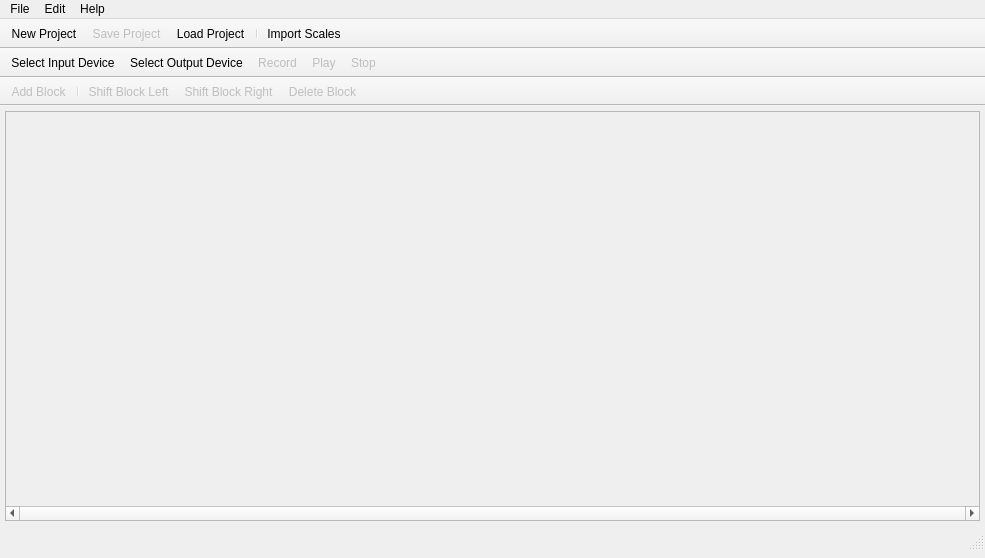
<?xml version="1.0" encoding="UTF-8"?>
<ui version="4.0">
 <class>MainWindow</class>
 <widget class="QMainWindow" name="MainWindow">
  <property name="geometry">
   <rect>
    <x>0</x>
    <y>0</y>
    <width>985</width>
    <height>558</height>
   </rect>
  </property>
  <property name="windowTitle">
   <string>MainWindow</string>
  </property>
  <property name="windowIcon">
   <iconset resource="../resources/images.qrc">
    <normaloff>:/icons/logo.png</normaloff>:/icons/logo.png</iconset>
  </property>
  <widget class="QWidget" name="centralWidget">
   <layout class="QVBoxLayout" name="verticalLayout" stretch="0,0">
    <property name="leftMargin">
     <number>5</number>
    </property>
    <property name="topMargin">
     <number>5</number>
    </property>
    <property name="rightMargin">
     <number>5</number>
    </property>
    <property name="bottomMargin">
     <number>5</number>
    </property>
    <item>
     <widget class="QScrollArea" name="blockScrollArea">
      <property name="acceptDrops">
       <bool>false</bool>
      </property>
      <property name="verticalScrollBarPolicy">
       <enum>Qt::ScrollBarAlwaysOff</enum>
      </property>
      <property name="horizontalScrollBarPolicy">
       <enum>Qt::ScrollBarAlwaysOn</enum>
      </property>
      <property name="widgetResizable">
       <bool>true</bool>
      </property>
      <widget class="QWidget" name="scrollAreaWidgetContents">
       <property name="geometry">
        <rect>
         <x>0</x>
         <y>0</y>
         <width>973</width>
         <height>382</height>
        </rect>
       </property>
      </widget>
     </widget>
    </item>
    <item>
     <layout class="QHBoxLayout" name="keyboardPanel"/>
    </item>
   </layout>
  </widget>
  <widget class="QMenuBar" name="menuBar">
   <property name="geometry">
    <rect>
     <x>0</x>
     <y>0</y>
     <width>985</width>
     <height>21</height>
    </rect>
   </property>
   <widget class="QMenu" name="menuFile">
    <property name="title">
     <string>File</string>
    </property>
    <addaction name="actionNewProject"/>
    <addaction name="actionSaveProject"/>
    <addaction name="actionSaveProjectAs"/>
    <addaction name="actionLoadProject"/>
    <addaction name="separator"/>
    <addaction name="actionSelectInput"/>
    <addaction name="actionSelectOutput"/>
    <addaction name="separator"/>
    <addaction name="actionImportScales"/>
    <addaction name="separator"/>
    <addaction name="actionQuit"/>
   </widget>
   <widget class="QMenu" name="menuEdit">
    <property name="title">
     <string>Edit</string>
    </property>
    <addaction name="separator"/>
    <addaction name="actionDelete"/>
    <addaction name="actionShiftBlockLeft"/>
    <addaction name="actionShiftBlockRight"/>
    <addaction name="separator"/>
   </widget>
   <widget class="QMenu" name="menuHelp">
    <property name="title">
     <string>Help</string>
    </property>
    <addaction name="actionAbout"/>
   </widget>
   <addaction name="menuFile"/>
   <addaction name="menuEdit"/>
   <addaction name="menuHelp"/>
  </widget>
  <widget class="QToolBar" name="mainToolBar">
   <property name="enabled">
    <bool>true</bool>
   </property>
   <property name="sizePolicy">
    <sizepolicy hsizetype="Preferred" vsizetype="Fixed">
     <horstretch>0</horstretch>
     <verstretch>0</verstretch>
    </sizepolicy>
   </property>
   <property name="contextMenuPolicy">
    <enum>Qt::PreventContextMenu</enum>
   </property>
   <property name="movable">
    <bool>false</bool>
   </property>
   <property name="iconSize">
    <size>
     <width>20</width>
     <height>20</height>
    </size>
   </property>
   <property name="floatable">
    <bool>false</bool>
   </property>
   <attribute name="toolBarArea">
    <enum>TopToolBarArea</enum>
   </attribute>
   <attribute name="toolBarBreak">
    <bool>false</bool>
   </attribute>
   <addaction name="actionNewProject"/>
   <addaction name="actionSaveProject"/>
   <addaction name="actionLoadProject"/>
   <addaction name="separator"/>
   <addaction name="actionImportScales"/>
  </widget>
  <widget class="QStatusBar" name="statusBar">
   <property name="font">
    <font>
     <pointsize>9</pointsize>
     <weight>75</weight>
     <bold>true</bold>
    </font>
   </property>
   <property name="styleSheet">
    <string notr="true">color: rgb(255, 0, 0); padding-left: 10px; padding-bottom: 10px;</string>
   </property>
  </widget>
  <widget class="QToolBar" name="ioToolBar">
   <property name="maximumSize">
    <size>
     <width>16777215</width>
     <height>30</height>
    </size>
   </property>
   <property name="windowTitle">
    <string>toolBar</string>
   </property>
   <property name="movable">
    <bool>false</bool>
   </property>
   <property name="floatable">
    <bool>false</bool>
   </property>
   <attribute name="toolBarArea">
    <enum>TopToolBarArea</enum>
   </attribute>
   <attribute name="toolBarBreak">
    <bool>true</bool>
   </attribute>
   <addaction name="actionSelectInput"/>
   <addaction name="actionSelectOutput"/>
   <addaction name="actionRecord"/>
   <addaction name="actionPlay"/>
   <addaction name="actionStop"/>
  </widget>
  <widget class="QToolBar" name="blockToolBar">
   <property name="maximumSize">
    <size>
     <width>16777215</width>
     <height>30</height>
    </size>
   </property>
   <property name="windowTitle">
    <string>toolBar</string>
   </property>
   <property name="movable">
    <bool>false</bool>
   </property>
   <property name="floatable">
    <bool>false</bool>
   </property>
   <attribute name="toolBarArea">
    <enum>TopToolBarArea</enum>
   </attribute>
   <attribute name="toolBarBreak">
    <bool>true</bool>
   </attribute>
   <addaction name="actionAddBlock"/>
   <addaction name="separator"/>
   <addaction name="actionShiftBlockLeft"/>
   <addaction name="actionShiftBlockRight"/>
   <addaction name="actionDelete"/>
  </widget>
  <action name="actionNewProject">
   <property name="checkable">
    <bool>false</bool>
   </property>
   <property name="icon">
    <iconset resource="../resources/images.qrc">
     <normaloff>:/icons/Add File-26.png</normaloff>:/icons/Add File-26.png</iconset>
   </property>
   <property name="text">
    <string>New Project</string>
   </property>
   <property name="toolTip">
    <string>Create a new MIDIBlocks project.</string>
   </property>
   <property name="shortcut">
    <string>Ctrl+N</string>
   </property>
  </action>
  <action name="actionSaveProject">
   <property name="enabled">
    <bool>false</bool>
   </property>
   <property name="icon">
    <iconset resource="../resources/images.qrc">
     <normaloff>:/icons/Save-26.png</normaloff>
     <normalon>:/icons/save.png</normalon>:/icons/Save-26.png</iconset>
   </property>
   <property name="text">
    <string>Save Project</string>
   </property>
   <property name="toolTip">
    <string>Save the current MIDIBlocks project.</string>
   </property>
   <property name="shortcut">
    <string>Ctrl+S</string>
   </property>
  </action>
  <action name="actionSaveProjectAs">
   <property name="text">
    <string>Save Project As...</string>
   </property>
  </action>
  <action name="actionLoadProject">
   <property name="icon">
    <iconset resource="../resources/images.qrc">
     <normaloff>:/icons/Open Folder-26.png</normaloff>
     <normalon>:/icons/folder_open.png</normalon>:/icons/Open Folder-26.png</iconset>
   </property>
   <property name="text">
    <string>Load Project</string>
   </property>
   <property name="toolTip">
    <string>Load a MIDIBlocks project.</string>
   </property>
   <property name="shortcut">
    <string>Ctrl+O</string>
   </property>
  </action>
  <action name="actionQuit">
   <property name="text">
    <string>Quit MIDIBlocks</string>
   </property>
  </action>
  <action name="actionAbout">
   <property name="text">
    <string>About MIDIBlocks</string>
   </property>
  </action>
  <action name="actionDelete">
   <property name="checkable">
    <bool>false</bool>
   </property>
   <property name="checked">
    <bool>false</bool>
   </property>
   <property name="enabled">
    <bool>false</bool>
   </property>
   <property name="icon">
    <iconset resource="../resources/images.qrc">
     <normaloff>:/icons/Delete-26.png</normaloff>
     <normalon>:/icons/delete.png</normalon>:/icons/Delete-26.png</iconset>
   </property>
   <property name="text">
    <string>Delete Block</string>
   </property>
   <property name="toolTip">
    <string>Delete Block</string>
   </property>
   <property name="shortcut">
    <string>Del</string>
   </property>
  </action>
  <action name="actionShiftBlockLeft">
   <property name="enabled">
    <bool>false</bool>
   </property>
   <property name="icon">
    <iconset resource="../resources/images.qrc">
     <normaloff>:/icons/Left Arrow-26.png</normaloff>:/icons/Left Arrow-26.png</iconset>
   </property>
   <property name="text">
    <string>Shift Block Left</string>
   </property>
   <property name="toolTip">
    <string>Shift Block Left</string>
   </property>
  </action>
  <action name="actionShiftBlockRight">
   <property name="enabled">
    <bool>false</bool>
   </property>
   <property name="icon">
    <iconset resource="../resources/images.qrc">
     <normaloff>:/icons/Right Arrow-26.png</normaloff>:/icons/Right Arrow-26.png</iconset>
   </property>
   <property name="text">
    <string>Shift Block Right</string>
   </property>
   <property name="toolTip">
    <string>Shift Block Right</string>
   </property>
  </action>
  <action name="actionImportScales">
   <property name="icon">
    <iconset resource="../resources/images.qrc">
     <normaloff>:/icons/More-24.png</normaloff>:/icons/More-24.png</iconset>
   </property>
   <property name="text">
    <string>Import Scales</string>
   </property>
   <property name="toolTip">
    <string>Import Scales from CSV</string>
   </property>
  </action>
  <action name="actionAddBlock">
   <property name="enabled">
    <bool>false</bool>
   </property>
   <property name="icon">
    <iconset resource="../resources/images.qrc">
     <normaloff>:/icons/Plus Math-26.png</normaloff>:/icons/Plus Math-26.png</iconset>
   </property>
   <property name="text">
    <string>Add Block</string>
   </property>
   <property name="toolTip">
    <string>Add Processing Block</string>
   </property>
  </action>
  <action name="actionSelectOutput">
   <property name="icon">
    <iconset resource="../resources/images.qrc">
     <normaloff>:/icons/More-24.png</normaloff>:/icons/More-24.png</iconset>
   </property>
   <property name="text">
    <string>Select Output Device</string>
   </property>
  </action>
  <action name="actionPlay">
   <property name="enabled">
    <bool>false</bool>
   </property>
   <property name="icon">
    <iconset resource="../resources/images.qrc">
     <normaloff>:/icons/Play-26.png</normaloff>:/icons/Play-26.png</iconset>
   </property>
   <property name="text">
    <string>Play</string>
   </property>
   <property name="toolTip">
    <string>Play</string>
   </property>
  </action>
  <action name="actionStop">
   <property name="enabled">
    <bool>false</bool>
   </property>
   <property name="icon">
    <iconset resource="../resources/images.qrc">
     <normaloff>:/icons/Stop-26.png</normaloff>:/icons/Stop-26.png</iconset>
   </property>
   <property name="text">
    <string>Stop</string>
   </property>
   <property name="toolTip">
    <string>Stop</string>
   </property>
  </action>
  <action name="actionRecord">
   <property name="enabled">
    <bool>false</bool>
   </property>
   <property name="icon">
    <iconset resource="../resources/images.qrc">
     <normaloff>:/icons/Record-24.png</normaloff>:/icons/Record-24.png</iconset>
   </property>
   <property name="text">
    <string>Record</string>
   </property>
  </action>
  <action name="actionSelectInput">
   <property name="icon">
    <iconset resource="../resources/images.qrc">
     <normaloff>:/icons/More-24.png</normaloff>:/icons/More-24.png</iconset>
   </property>
   <property name="text">
    <string>Select Input Device</string>
   </property>
   <property name="toolTip">
    <string>Select Input Device</string>
   </property>
  </action>
  <action name="actionApplyChanges">
   <property name="enabled">
    <bool>true</bool>
   </property>
   <property name="icon">
    <iconset resource="../resources/images.qrc">
     <normaloff>:/icons/Checkmark-26.png</normaloff>:/icons/Checkmark-26.png</iconset>
   </property>
   <property name="text">
    <string>Apply Changes</string>
   </property>
   <property name="toolTip">
    <string>Apply Changes</string>
   </property>
  </action>
 </widget>
 <layoutdefault spacing="6" margin="11"/>
 <resources>
  <include location="../resources/images.qrc"/>
 </resources>
 <connections>
  <connection>
   <sender>actionQuit</sender>
   <signal>triggered()</signal>
   <receiver>MainWindow</receiver>
   <slot>close()</slot>
   <hints>
    <hint type="sourcelabel">
     <x>-1</x>
     <y>-1</y>
    </hint>
    <hint type="destinationlabel">
     <x>437</x>
     <y>242</y>
    </hint>
   </hints>
  </connection>
  <connection>
   <sender>actionLoadProject</sender>
   <signal>triggered()</signal>
   <receiver>MainWindow</receiver>
   <slot>loadProj()</slot>
   <hints>
    <hint type="sourcelabel">
     <x>-1</x>
     <y>-1</y>
    </hint>
    <hint type="destinationlabel">
     <x>437</x>
     <y>242</y>
    </hint>
   </hints>
  </connection>
  <connection>
   <sender>actionAbout</sender>
   <signal>triggered()</signal>
   <receiver>MainWindow</receiver>
   <slot>about()</slot>
   <hints>
    <hint type="sourcelabel">
     <x>-1</x>
     <y>-1</y>
    </hint>
    <hint type="destinationlabel">
     <x>500</x>
     <y>245</y>
    </hint>
   </hints>
  </connection>
  <connection>
   <sender>actionSaveProject</sender>
   <signal>triggered()</signal>
   <receiver>MainWindow</receiver>
   <slot>saveProj()</slot>
   <hints>
    <hint type="sourcelabel">
     <x>-1</x>
     <y>-1</y>
    </hint>
    <hint type="destinationlabel">
     <x>500</x>
     <y>245</y>
    </hint>
   </hints>
  </connection>
  <connection>
   <sender>actionSaveProjectAs</sender>
   <signal>triggered()</signal>
   <receiver>MainWindow</receiver>
   <slot>saveProjAs()</slot>
   <hints>
    <hint type="sourcelabel">
     <x>-1</x>
     <y>-1</y>
    </hint>
    <hint type="destinationlabel">
     <x>500</x>
     <y>245</y>
    </hint>
   </hints>
  </connection>
  <connection>
   <sender>actionSelectOutput</sender>
   <signal>triggered()</signal>
   <receiver>MainWindow</receiver>
   <slot>selectOutput()</slot>
   <hints>
    <hint type="sourcelabel">
     <x>-1</x>
     <y>-1</y>
    </hint>
    <hint type="destinationlabel">
     <x>500</x>
     <y>245</y>
    </hint>
   </hints>
  </connection>
  <connection>
   <sender>actionSelectInput</sender>
   <signal>triggered()</signal>
   <receiver>MainWindow</receiver>
   <slot>selectInput()</slot>
   <hints>
    <hint type="sourcelabel">
     <x>-1</x>
     <y>-1</y>
    </hint>
    <hint type="destinationlabel">
     <x>492</x>
     <y>252</y>
    </hint>
   </hints>
  </connection>
  <connection>
   <sender>actionPlay</sender>
   <signal>triggered()</signal>
   <receiver>MainWindow</receiver>
   <slot>play()</slot>
   <hints>
    <hint type="sourcelabel">
     <x>-1</x>
     <y>-1</y>
    </hint>
    <hint type="destinationlabel">
     <x>492</x>
     <y>252</y>
    </hint>
   </hints>
  </connection>
  <connection>
   <sender>actionRecord</sender>
   <signal>triggered()</signal>
   <receiver>MainWindow</receiver>
   <slot>record()</slot>
   <hints>
    <hint type="sourcelabel">
     <x>-1</x>
     <y>-1</y>
    </hint>
    <hint type="destinationlabel">
     <x>492</x>
     <y>252</y>
    </hint>
   </hints>
  </connection>
  <connection>
   <sender>actionStop</sender>
   <signal>triggered()</signal>
   <receiver>MainWindow</receiver>
   <slot>stop()</slot>
   <hints>
    <hint type="sourcelabel">
     <x>-1</x>
     <y>-1</y>
    </hint>
    <hint type="destinationlabel">
     <x>492</x>
     <y>252</y>
    </hint>
   </hints>
  </connection>
  <connection>
   <sender>actionAddBlock</sender>
   <signal>triggered()</signal>
   <receiver>MainWindow</receiver>
   <slot>addBlock()</slot>
   <hints>
    <hint type="sourcelabel">
     <x>-1</x>
     <y>-1</y>
    </hint>
    <hint type="destinationlabel">
     <x>492</x>
     <y>278</y>
    </hint>
   </hints>
  </connection>
  <connection>
   <sender>actionApplyChanges</sender>
   <signal>triggered()</signal>
   <receiver>MainWindow</receiver>
   <slot>applyChanges()</slot>
   <hints>
    <hint type="sourcelabel">
     <x>-1</x>
     <y>-1</y>
    </hint>
    <hint type="destinationlabel">
     <x>492</x>
     <y>278</y>
    </hint>
   </hints>
  </connection>
  <connection>
   <sender>actionNewProject</sender>
   <signal>triggered()</signal>
   <receiver>MainWindow</receiver>
   <slot>newProj()</slot>
   <hints>
    <hint type="sourcelabel">
     <x>-1</x>
     <y>-1</y>
    </hint>
    <hint type="destinationlabel">
     <x>492</x>
     <y>278</y>
    </hint>
   </hints>
  </connection>
 </connections>
 <slots>
  <slot>loadProj()</slot>
  <slot>about()</slot>
  <slot>saveProj()</slot>
  <slot>saveProjAs()</slot>
  <slot>addBlock()</slot>
  <slot>selectOutput()</slot>
  <slot>selectInput()</slot>
  <slot>play()</slot>
  <slot>stop()</slot>
  <slot>record()</slot>
  <slot>applyChanges()</slot>
  <slot>newProj()</slot>
 </slots>
</ui>
